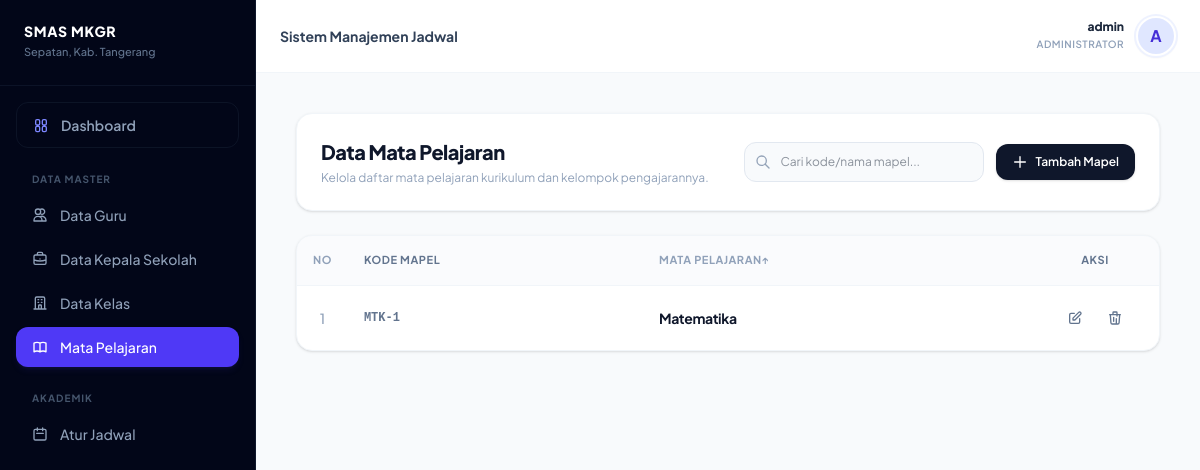
/mapel.php (signed in), run on an earlier commit of the app's database.
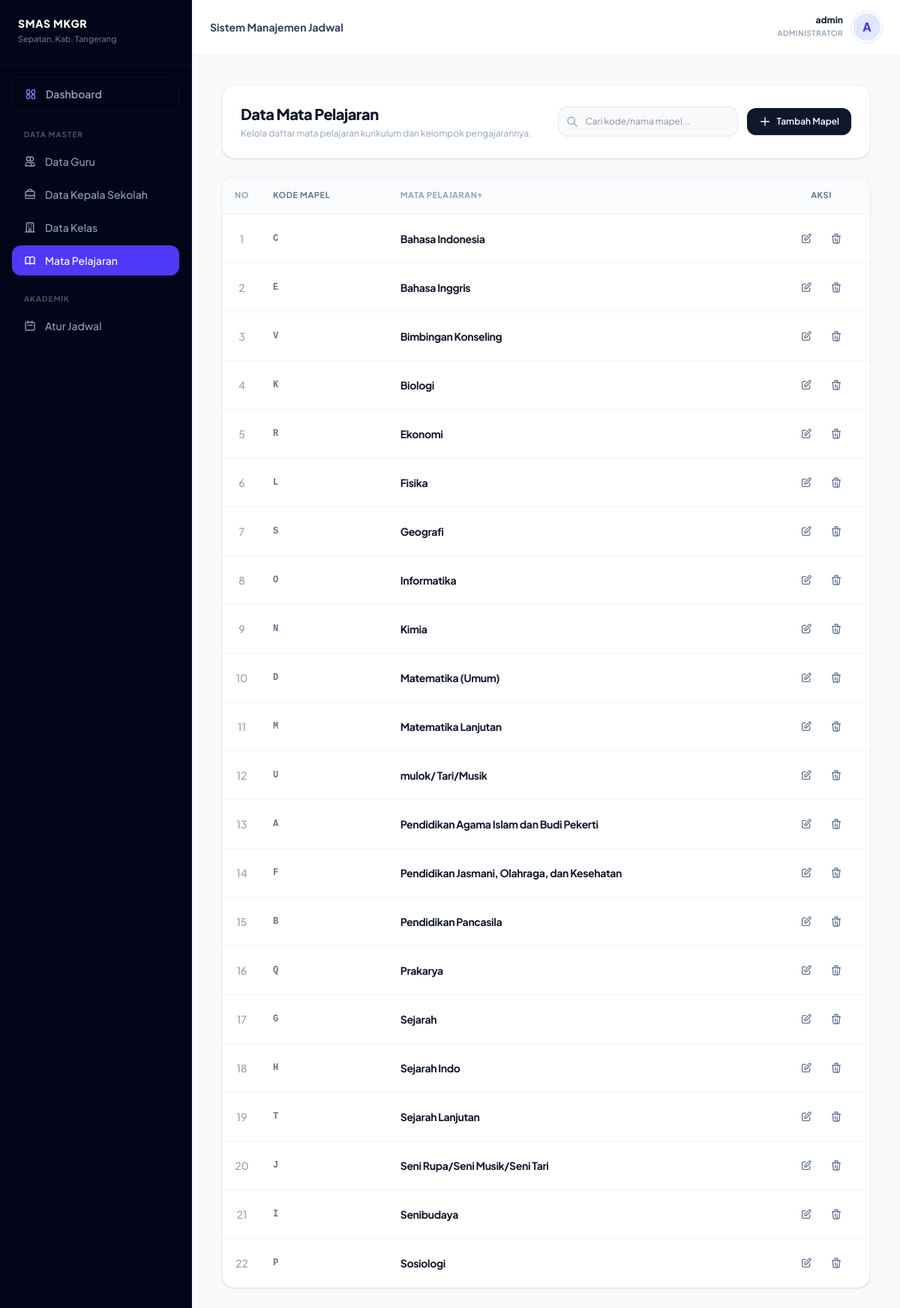
And on a later commit of the database.
### tables this page shows
CREATE TABLE `mapel` (
  `id` smallint NOT NULL AUTO_INCREMENT,
  `kode_mapel` varchar(15) DEFAULT NULL,
  `nama_mapel` varchar(50) NOT NULL,
  PRIMARY KEY (`id`),
  UNIQUE KEY `kode_mapel` (`kode_mapel`)
);

### mapel.php (the view, shortened to what the changed rows need)
<?php
require_once 'config/database.php';
$allowed_sorts = ['kode_mapel', 'nama_mapel'];
$sort = isset($_GET['sort']) && in_array($_GET['sort'], $allowed_sorts) ? $_GET['sort'] : 'nama_mapel';
$dir = isset($_GET['dir']) && $_GET['dir'] === 'desc' ? 'DESC' : 'ASC';
$whereClause = "";
$query = mysqli_query($db, "SELECT * FROM mapel $whereClause ORDER BY $sort $dir") or die(mysqli_error($db));
function sortLink($column, $label, $current_sort, $current_dir) {
    $new_dir = ($current_sort === $column && $current_dir === 'ASC') ? 'desc' : 'asc';
    $icon = '';
    if ($current_sort === $column) {
        $icon = $current_dir === 'ASC' ? ' &uarr;' : ' &darr;';
    }
    return "<a href='?sort=$column&dir=$new_dir' class='hover:text-slate-800 transition-colors inline-flex items-center gap-1'>$label<span class='text-[10px]'>$icon</span></a>";
}
?>
<!DOCTYPE html>
<html lang="en" class="h-full bg-slate-50">
<head>
    <link href="css/output.css" rel="stylesheet">
</head>
<body class="h-full antialiased text-slate-800 bg-slate-50/50">
    <div class="flex min-h-screen">
        <?php include 'includes/sidebar.php'; ?>
        <div class="flex-1 min-w-0 h-screen overflow-y-auto bg-slate-50/30 relative">
            <?php include 'includes/header.php'; ?>
            <div class="p-6 md:p-10 space-y-6 max-w-[1200px] mx-auto">
                <div class="flex flex-col sm:flex-row sm:items-center sm:justify-between gap-4 bg-white p-6 rounded-2xl border border-slate-100 shadow-sm">
                    <div>
                        <h2 class="text-xl font-extrabold text-slate-900 tracking-tight">Data Mata Pelajaran</h2>
                    </div>
                </div>
                <div class="bg-white rounded-2xl border border-slate-100 shadow-sm overflow-hidden">
                    <div class="overflow-x-auto w-full">
                        <table class="w-full text-left border-collapse">
                            <thead>
                                <tr class="bg-slate-50/70 border-b border-slate-100">
                                    <th class="p-4 text-[11px] font-bold text-slate-400 uppercase tracking-wider text-center w-12">No</th>
                                    <th class="p-4 text-[11px] font-bold text-slate-500 uppercase tracking-wider"><?= sortLink('kode_mapel', 'Kode Mapel', $sort, $dir) ?></th>
                                    <th class="p-4 text-[11px] font-bold text-slate-400 uppercase tracking-wider"><?= sortLink('nama_mapel', 'Mata Pelajaran', $sort, $dir) ?></th>
                                    <th class="p-4 text-[11px] font-bold text-slate-500 uppercase tracking-wider w-32 text-center">Aksi</th>
                                </tr>
                            </thead>
                            <tbody class="divide-y divide-slate-100 text-sm text-slate-700 font-medium">
                                <?php
                                $no = 1;
                                while ($row = mysqli_fetch_assoc($query)) :
                                ?>
                                <tr class="hover:bg-slate-50/40 transition-colors">
                                    <td class="p-4 text-center text-slate-400 font-medium"><?= $no++; ?></td>
                                    <td class="p-4 text-slate-500 font-mono text-xs font-bold"><?= $row['kode_mapel']; ?></td>
                                    <td class="p-4 text-slate-900 font-bold tracking-tight"><?= $row['nama_mapel']; ?></td>
                                    <td class="p-4 text-center">
                                        <div class="flex items-center justify-center gap-2">
                                            <a href="edit_mapel.php?id=<?= $row['id']; ?>" class="p-2 text-slate-500 hover:text-indigo-600 hover:bg-indigo-50 rounded-lg transition-all">
                                                <svg class="w-4 h-4" fill="none" stroke="currentColor" viewBox="0 0 24 24"><path stroke-linecap="round" stroke-linejoin="round" stroke-width="2" d="M11 5H6a2 2 0 00-2 2v11a2 2 0 002 2h11a2 2 0 002-2v-5m-1.414-9.414a2 2 0 112.828 2.828L11.828 15H9v-2.828l8.586-8.586z"></path></svg>
                                            </a>
                                            <a href="hapus_mapel.php?id=<?= $row['id']; ?>" onclick="return confirm('Hapus mata pelajaran ini?')" class="p-2 text-slate-500 hover:text-rose-600 hover:bg-rose-50 rounded-lg transition-all">
                                                <svg class="w-4 h-4" fill="none" stroke="currentColor" viewBox="0 0 24 24"><path stroke-linecap="round" stroke-linejoin="round" stroke-width="2" d="M19 7l-.867 12.142A2 2 0 0116.138 21H7.862a2 2 0 01-1.995-1.858L5 7m5 4v6m4-4v6m1-10V4a1 1 0 00-1-1h-4a1 1 0 00-1 1v3M4 7h16"></path></svg>
                                            </a>
                                        </div>
                                    </td>
                                </tr>
                                <?php endwhile; ?>
                            </tbody>
                        </table>
                    </div>
                </div>
            </div>
        </div>
    </div>
</body>
</html>

What changed in the data, as far as the page shows it:
changed mapel: kode_mapel "MTK-1" → "C"; nama_mapel "Matematika" → "Bahasa Indonesia"
added mapel: kode_mapel "E", nama_mapel "Bahasa Inggris"
added mapel: kode_mapel "V", nama_mapel "Bimbingan Konseling"
added mapel: kode_mapel "K", nama_mapel "Biologi"
added mapel: kode_mapel "R", nama_mapel "Ekonomi"
added mapel: kode_mapel "L", nama_mapel "Fisika"
added mapel: kode_mapel "S", nama_mapel "Geografi"
added mapel: kode_mapel "O", nama_mapel "Informatika"
added mapel: kode_mapel "N", nama_mapel "Kimia"
added mapel: kode_mapel "D", nama_mapel "Matematika (Umum)"
added mapel: kode_mapel "M", nama_mapel "Matematika Lanjutan"
added mapel: kode_mapel "U", nama_mapel "mulok/ Tari/Musik"
added mapel: kode_mapel "A", nama_mapel "Pendidikan Agama Islam dan Budi Pekerti"
added mapel: kode_mapel "F", nama_mapel "Pendidikan Jasmani, Olahraga, dan Kesehatan"
added mapel: kode_mapel "B", nama_mapel "Pendidikan Pancasila"
added mapel: kode_mapel "Q", nama_mapel "Prakarya"
added mapel: kode_mapel "G", nama_mapel "Sejarah"
added mapel: kode_mapel "H", nama_mapel "Sejarah Indo"
added mapel: kode_mapel "T", nama_mapel "Sejarah Lanjutan"
added mapel: kode_mapel "J", nama_mapel "Seni Rupa/Seni Musik/Seni Tari"
added mapel: kode_mapel "I", nama_mapel "Senibudaya"
added mapel: kode_mapel "P", nama_mapel "Sosiologi"
